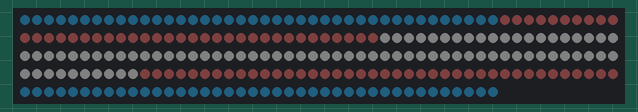
Simulated run of this program. Board: CircuitPython board. Shown: 240 RGB LEDs in strip order, left to right, continuing on the next row. Dim RGB values are drawn brighter than linear.

Above: at 0.1 s.
At 61.1 s:
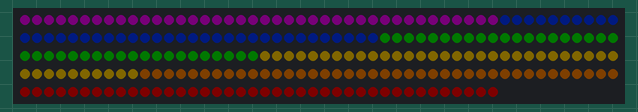
At 122.1 s:
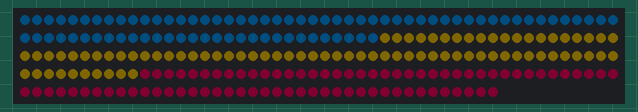

The program:

PrideFlag_code.py
```python
# (licence header left out)
import board
import neopixel
from time import sleep

# Data pin on your CircuitPy board
pixel_pin = board.A1

# The number of NeoPixels (preferably a multiple of 6)
num_pixels = 240

# Width of flag (num_pixels divided by 6, rounded down)
WIDTH = num_pixels // 6

# Define positions of each flag segment break
W1 = WIDTH
W2 = WIDTH * 2
W3 = WIDTH * 3
W4 = WIDTH * 4
W5 = WIDTH * 5
W6 = WIDTH * 6

# Time in seconds to show each flag
SHOWTIME = 60

# Time in seconds to blank pixels between flags
SLEEPTIME = 1

# The order of the pixel colors - RGB, GRB, RGBW or GRBW.
ORDER = neopixel.GRB

pixels = neopixel.NeoPixel(
    pixel_pin, num_pixels, brightness=0.02, auto_write=False, pixel_order=ORDER
)

while True:
    # Transgender Pride flag
    for t in range(0, num_pixels):
        if t in range(0, W1):
            pixels[t] = (65, 175, 222) # Maya Blue
        elif t in range(W1, W2):
            pixels[t] = (247, 134, 120) # Amaranth Pink
        elif t in range(W2, W4):
            pixels[t] = (255, 255, 255) # White
        elif t in range(W4, W5):
            pixels[t] = (247, 134, 120) # Amaranth Pink
        elif t in range(W5, W6):
            pixels[t] = (65, 175, 222) # Maya Blue
        else:
            pixels[t] = (0,0,0)
    pixels.show()
    sleep (SHOWTIME)

    # Blank out all pixels
    pixels.fill((0,0,0))
    pixels.show()
    sleep (SLEEPTIME)

    # Classic Pride flag
    for c in range(0, num_pixels):
        if c in range(0, W1):
            pixels[c] = (118, 0, 137) # Patriarch Purple
        elif c in range(W1, W2):
            pixels[c] = (0, 68, 255) # Blue
        elif c in range(W2, W3):
            pixels[c] = (0, 129, 31) # La Salle Green
        elif c in range(W3, W4):
            pixels[c] = (255, 239, 0) # Canary Yellow
        elif c in range(W4, W5):
            pixels[c] = (224, 109, 7) # Orange
        elif c in range(W5, W6):
            pixels[c] = (231, 0, 0) # Electric Red
        else:
            pixels[c] = (0,0,0)
    pixels.show()
    sleep (SHOWTIME)

    # Blank out all pixels
    pixels.fill((0,0,0))
    pixels.show()
    sleep (SLEEPTIME)

    # Pansexual Pride flag
    for p in range(0, num_pixels):
        if p in range(0, W2):
            pixels[p] = (5, 174, 255) # Blue Bolt
        elif p in range(W2, W4):
            pixels[p] = (255, 218, 0) # Sizzling Sunrise
        elif p in range(W4, W6):
            pixels[p] = (255, 20, 140) # Deep Pink
        else:
            pixels[p] = (0,0,0)
    pixels.show()
    sleep (SHOWTIME)

    # Blank out all pixels
    pixels.fill((0,0,0))
    pixels.show()
    sleep (SLEEPTIME)
```

Measured:
- what the display in image 1 shows lasts 60.1 s, from 61.0 s to 121.1 s
